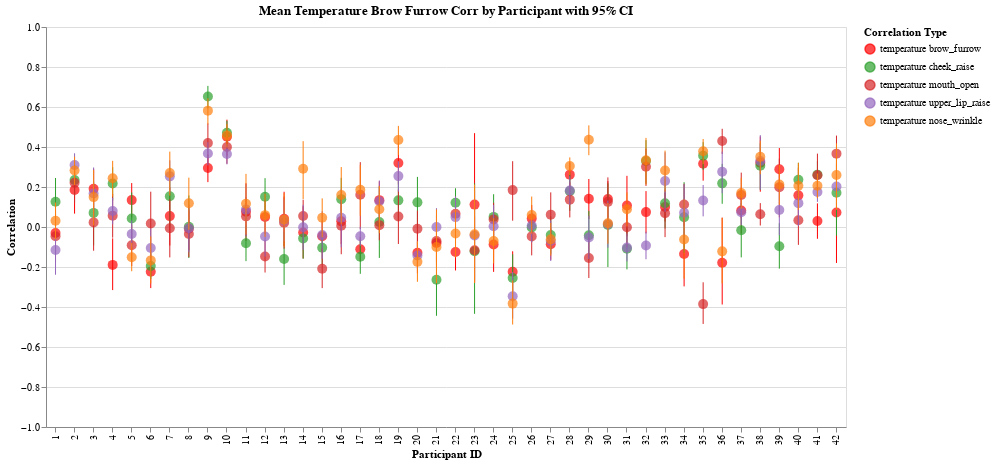

The code cell stored with this chart in its notebook:
### Code cell
corrs_by_participant = {}
plots = {}

for feature in facial_features:
    col1, col2 = "temperature", feature

    corr_by_trial = calculate_correlations_by_trial(df, col1, col2)
    corrs_by_participant[feature] = aggregate_correlations_fisher_z(
        corr_by_trial, col1, col2, "participant_id", include_ci=True
    )
    plot_correlations_by_trial(corr_by_trial, col1, col2)
    plots[feature] = plot_correlations_by_participant(
        corrs_by_participant[feature], col1, col2, with_config=False, color_map=COLORS
    )

combined_chart = (
    plots["brow_furrow"]
    + plots["cheek_raise"]
    + plots["mouth_open"]
    + plots["upper_lip_raise"]
    + plots["nose_wrinkle"]
)
combined_chart
